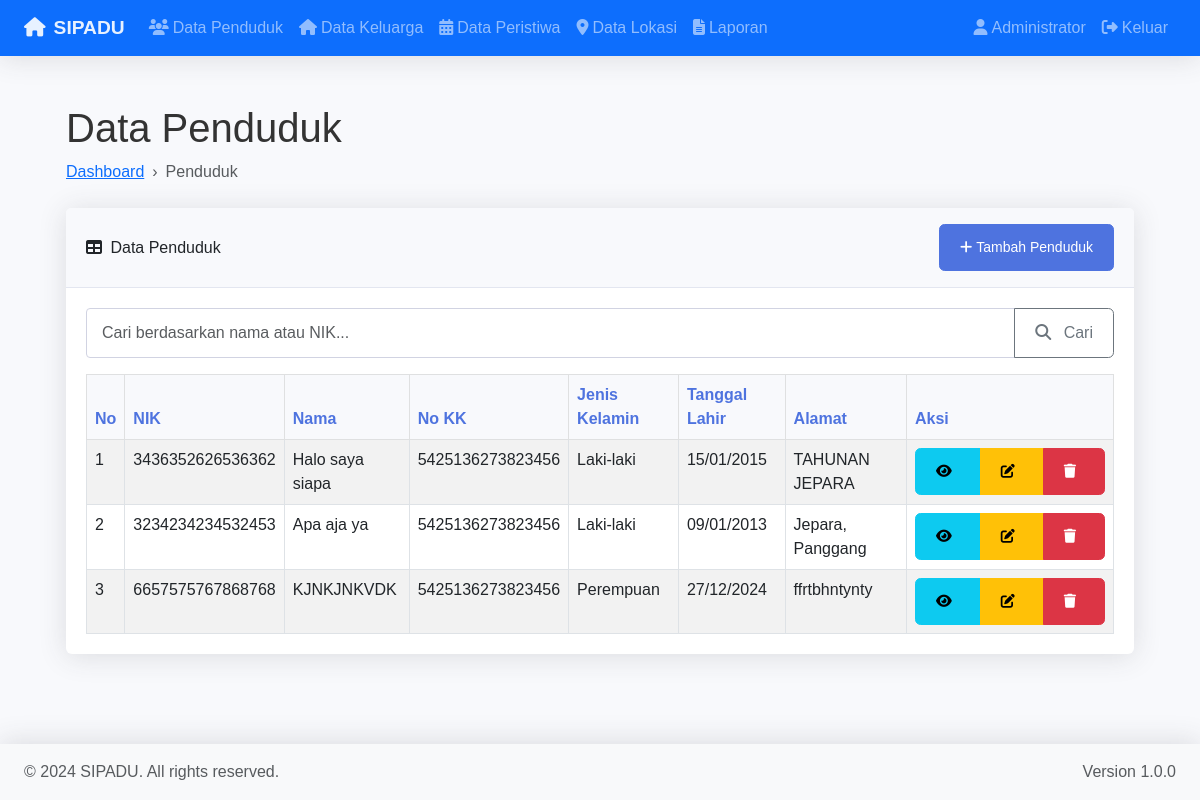
Page /modules/penduduk/index.php (signed in) on the committed database.
### tables this page shows
CREATE TABLE `penduduk` (
  `id_penduduk` int(11) NOT NULL,
  `nik` varchar(16) NOT NULL,
  `nama` varchar(100) NOT NULL,
  `jenis_kelamin` enum('L','P') NOT NULL,
  `tanggal_lahir` date NOT NULL,
  `status_perkawinan` enum('BELUM MENIKAH','MENIKAH','CERAI HIDUP','CERAI MATI') NOT NULL,
  `agama` varchar(20) NOT NULL,
  `pekerjaan` varchar(50) NOT NULL,
  `id_keluarga` int(11) NOT NULL,
  `alamat` text NOT NULL,
  `created_at` timestamp NOT NULL DEFAULT current_timestamp(),
  `updated_at` timestamp NOT NULL DEFAULT current_timestamp() ON UPDATE current_timestamp()
);

CREATE TABLE `keluarga` (
  `id_keluarga` int(11) NOT NULL,
  `no_kk` varchar(16) NOT NULL,
  `kepala_keluarga` varchar(100) NOT NULL,
  `alamat` text NOT NULL,
  `created_at` timestamp NOT NULL DEFAULT current_timestamp(),
  `updated_at` timestamp NOT NULL DEFAULT current_timestamp() ON UPDATE current_timestamp()
);

### modules/penduduk/index.php (the view, shortened to what this page needs)
<?php
$pageTitle = 'Data Penduduk';
$db = new Database();
$conn = $db->getConnection();
$page = isset($_GET['page']) ? (int)$_GET['page'] : 1;
$limit = 10;
$offset = ($page - 1) * $limit;
$search = isset($_GET['search']) ? cleanInput($_GET['search']) : '';
$whereClause = '';
$query = "SELECT p.*, k.no_kk
          FROM penduduk p
          LEFT JOIN keluarga k ON p.id_keluarga = k.id_keluarga
          $whereClause
          ORDER BY p.created_at DESC
          LIMIT :limit OFFSET :offset";
try {
    $stmt = $conn->prepare($query);
    $stmt->bindParam(':limit', $limit, PDO::PARAM_INT);
    $stmt->bindParam(':offset', $offset, PDO::PARAM_INT);
    $stmt->execute();
    $pendudukList = $stmt->fetchAll(PDO::FETCH_ASSOC);
} catch(PDOException $e) {
    error_log("Error fetching penduduk: " . $e->getMessage());
    $_SESSION['error'] = "Terjadi kesalahan saat mengambil data";
}
include '../../includes/header.php';
?>
<div class="container-fluid px-4">
    <h1 class="mt-4"><?= $pageTitle ?></h1>
    <ol class="breadcrumb mb-4">
        <li class="breadcrumb-item"><a href="../../index.php">Dashboard</a></li>
        <li class="breadcrumb-item active">Penduduk</li>
    </ol>
    <div class="card mb-4">
        <div class="card-header">
            <div class="d-flex justify-content-between align-items-center">
                <div>
                    <i class="fas fa-table me-1"></i>
                    Data Penduduk
                </div>
                <a href="tambah.php" class="btn btn-primary btn-sm">
                    <i class="fas fa-plus me-1"></i>Tambah Penduduk
                </a>
            </div>
        </div>
        <div class="card-body">
            <form method="GET" class="mb-3">
                <div class="input-group">
                    <input type="text" class="form-control" name="search"
                           placeholder="Cari berdasarkan nama atau NIK..."
                           value="<?= htmlspecialchars($search) ?>">
                    <button class="btn btn-outline-secondary" type="submit">
                        <i class="fas fa-search"></i> Cari
                    </button>
                </div>
            </form>
            <div class="table-responsive">
                <table class="table table-bordered table-striped table-hover">
                    <thead class="table-light">
                        <tr>
                            <th>No</th>
                            <th>NIK</th>
                            <th>Nama</th>
                            <th>No KK</th>
                            <th>Jenis Kelamin</th>
                            <th>Tanggal Lahir</th>
                            <th>Alamat</th>
                            <th>Aksi</th>
                        </tr>
                    </thead>
                    <tbody>
                        <?php
                        $no = $offset + 1;
                        if (!empty($pendudukList)):
                            foreach($pendudukList as $row):
                        ?>
                        <tr>
                            <td><?= $no++ ?></td>
                            <td><?= htmlspecialchars($row['nik']) ?></td>
                            <td><?= htmlspecialchars($row['nama']) ?></td>
                            <td><?= htmlspecialchars($row['no_kk']) ?></td>
                            <td><?= $row['jenis_kelamin'] == 'L' ? 'Laki-laki' : 'Perempuan' ?></td>
                            <td><?= date('d/m/Y', strtotime($row['tanggal_lahir'])) ?></td>
                            <td><?= htmlspecialchars($row['alamat']) ?></td>
                            <td>
                                <div class="btn-group" role="group">
                                    <a href="detail.php?id=<?= $row['id_penduduk'] ?>"
                                       class="btn btn-info btn-sm" title="Detail">
                                        <i class="fas fa-eye"></i>
                                    </a>
                                    <a href="edit.php?id=<?= $row['id_penduduk'] ?>"
                                       class="btn btn-warning btn-sm" title="Edit">
                                        <i class="fas fa-edit"></i>
                                    </a>
                                    <a href="hapus.php?id=<?= $row['id_penduduk'] ?>"
                                       class="btn btn-danger btn-sm"
                                       onclick="return confirm('Yakin ingin menghapus data ini?')"
                                       title="Hapus">
                                        <i class="fas fa-trash"></i>
                                    </a>
                                </div>
                            </td>
                        </tr>
                        <?php
                            endforeach;
                        else:
                        ?>
                        <tr>
                            <td colspan="8" class="text-center">Tidak ada data</td>
                        </tr>
                        <?php endif; ?>
                    </tbody>
                </table>
            </div>
        </div>
    </div>
</div>
<?php include '../../includes/footer.php'; ?>

### assets/css/style.css (style rules this page uses)
body { min-height: 100vh; background-color: #f8f9fc; font-family: 'Nunito', sans-serif; color: #333; }
.card { border: none; box-shadow: 0 0.15rem 1.75rem 0 rgba(58, 59, 69, 0.15); margin-bottom: 1.5rem; }
.card-header { background-color: #f8f9fc; border-bottom: 1px solid #e3e6f0; padding: 1rem 1.25rem; }
.card-body { padding: 20px; }
.table { margin-bottom: 0; }
.table thead th { border-top: none; background-color: #f8f9fc; color: #4e73df; font-weight: 600; }
.form-control { border-radius: 4px; border: 1px solid #d1d3e2; padding: 10px 15px; }
.btn { font-weight: 500; padding: 0.75rem 1.25rem; border-radius: 0.35rem; transition: all 0.2s; }
.btn i { margin-right: 0.5rem; }
.btn-primary { background-color: #4e73df; border-color: #4e73df; }
body { min-height: 100vh; background-color: #f8f9fc; }
.container-fluid { padding-left: 1.5rem; padding-right: 1.5rem; }
.breadcrumb { background: none; margin: 0; padding: 0; }
.breadcrumb-item + .breadcrumb-item::before { content: "›"; }

### rows in the picture
penduduk: nik "3436352626536362", nama "Halo saya siapa", id_keluarga.no_kk "5425136273823456", jenis_kelamin "Laki-laki", tanggal_lahir "15/01/2015", alamat "TAHUNAN JEPARA"
penduduk: nik "3234234234532453", nama "Apa aja ya", id_keluarga.no_kk "5425136273823456", jenis_kelamin "Laki-laki", tanggal_lahir "09/01/2013", alamat "Jepara, Panggang"
penduduk: nik "6657575767868768", nama "KJNKJNKVDK", id_keluarga.no_kk "5425136273823456", jenis_kelamin "Perempuan", tanggal_lahir "27/12/2024", alamat "ffrtbhntynty"

### other values in the picture
APP_NAME "SIPADU"
$_SESSION['nama_lengkap'] "Administrator"
$pageTitle "Data Penduduk"
APP_VERSION "1.0.0"
